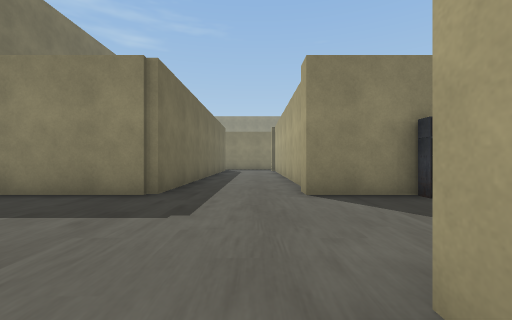
[1] (above)

24 first-person views from a walk through a 3-D level made in the Unity game engine. The camera is 1.2 m above the floor, looks level and sees 90° across. The floor is counted in squares, 2 m on a side. Each view is taken from the middle of a square. On the plan, view 1 faces up. The plan holds only what a view shows up to about 9 squares ahead; the rest is blank. The place goes on beyond the plan. The player character is not drawn. Some surface patterns are stand-ins.

[2]
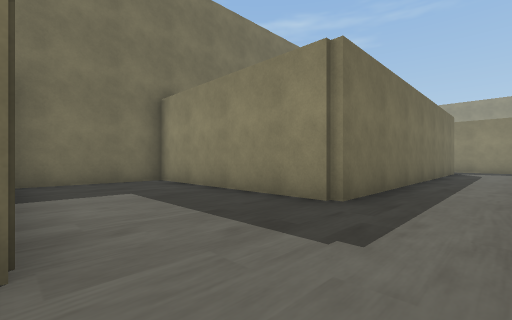

[3]
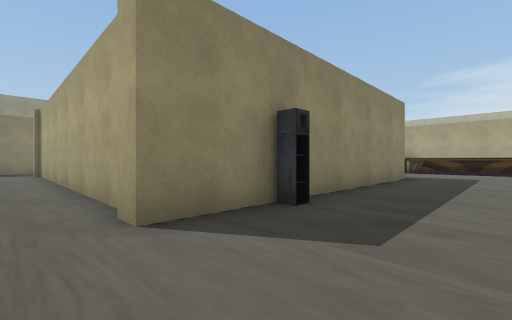

[4]
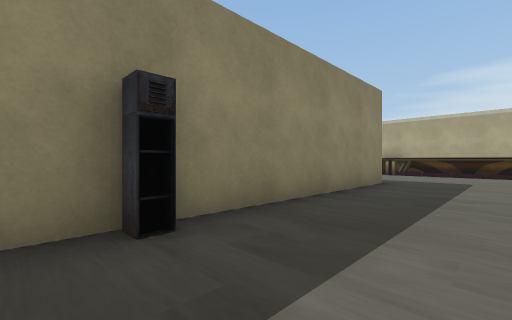

[5]
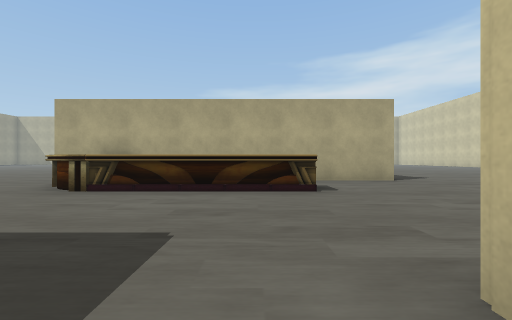

[6]
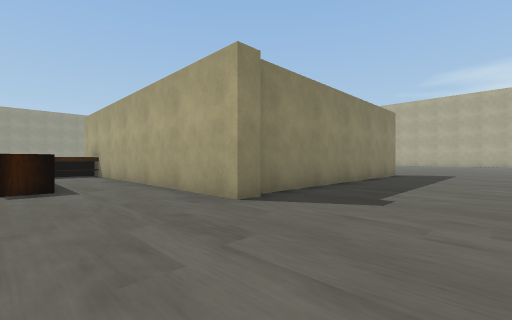

[7]
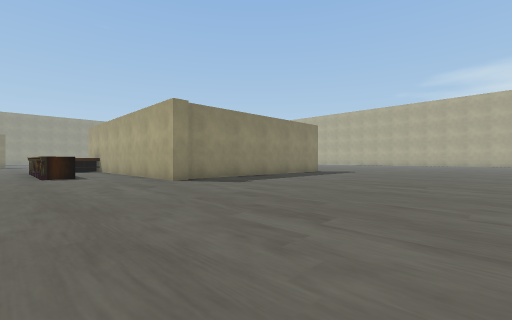

[8]
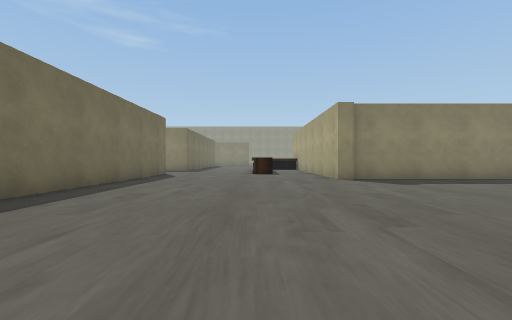

[9]
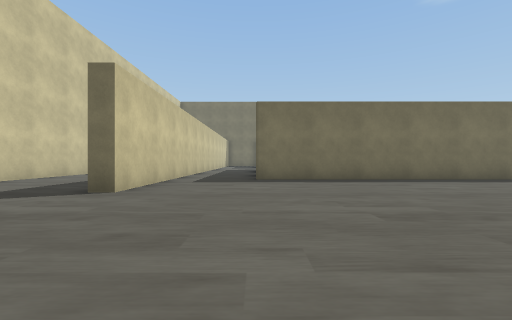

[10]
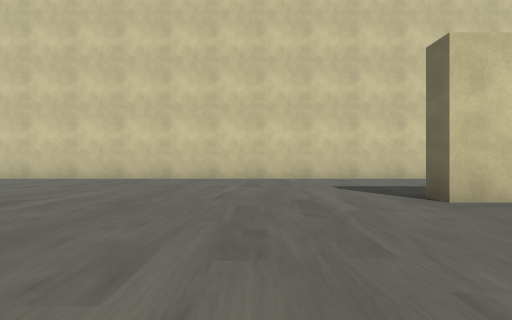

[11]
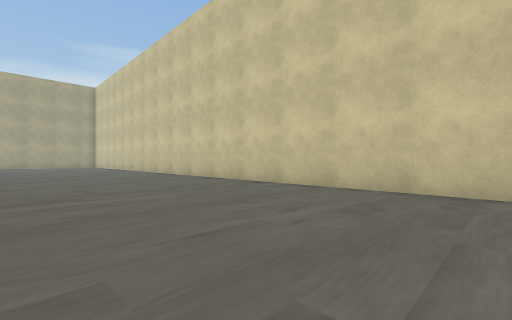

[12]
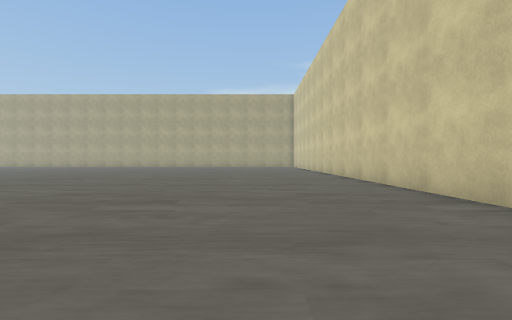

[13]
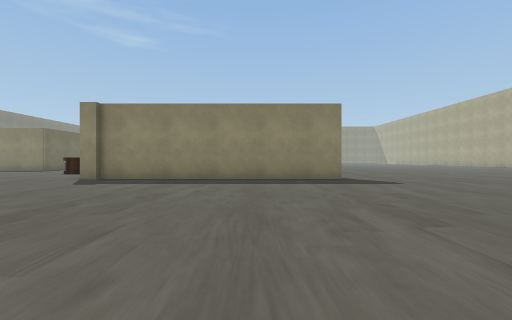

[14]
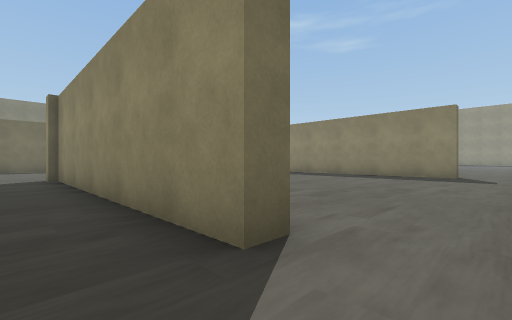

[15]
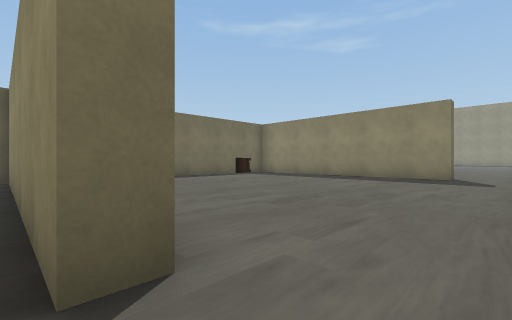

[16]
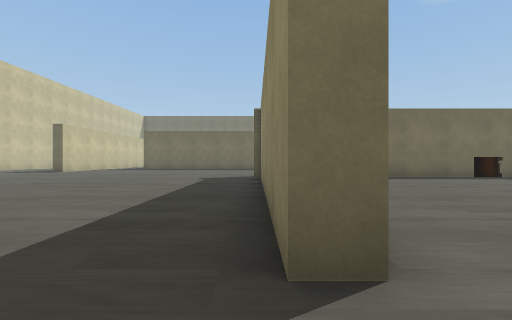

[17]
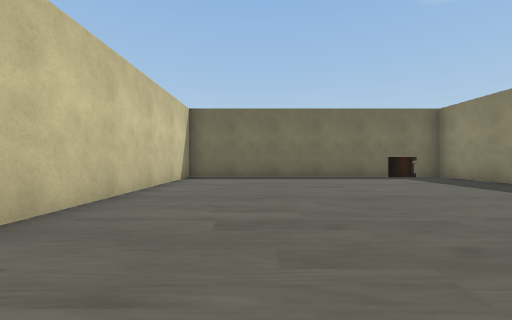

[18]
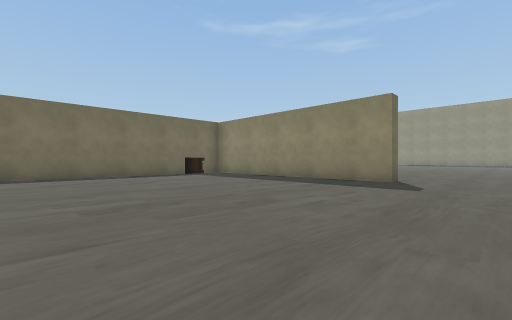

[19]
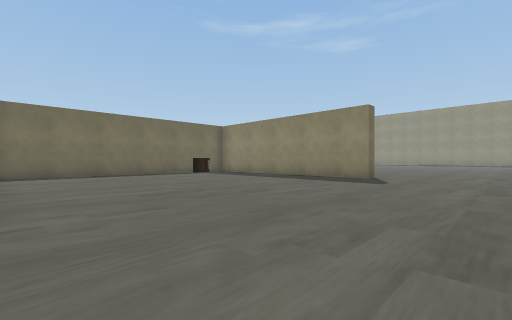

[20]
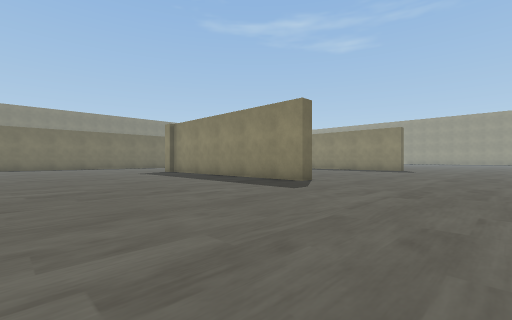

[21]
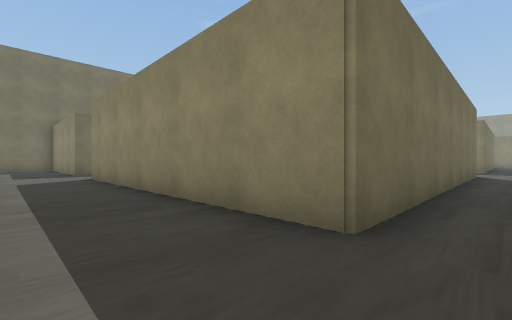

[22]
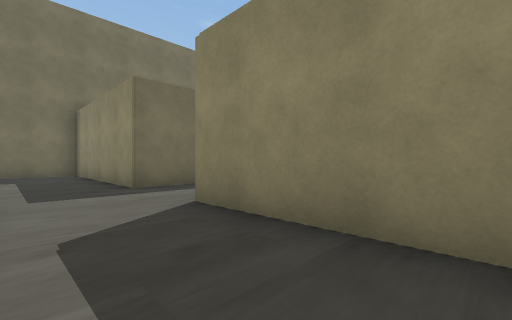

[23]
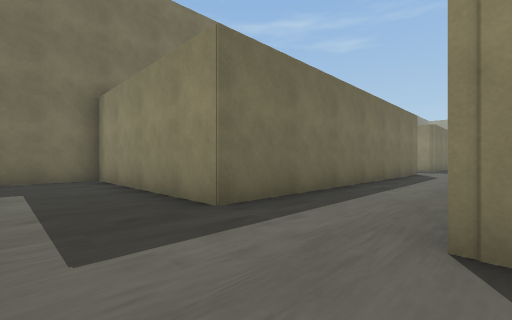

[24]
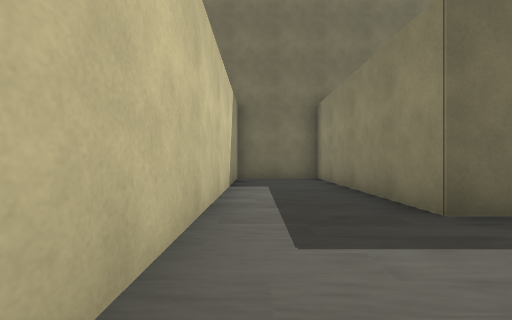

### Floor plan
Points are (right, up) in squares from view 1. A wall is a line through its corners. A room is listed if a view was taken in it or the views show most of it. See-through windows are left out.
Room 1 (views 1, 2, 3, 4, 5, 6, 7, 8, 9, 10, 11, 12, 13, 14, 15, 16, 17, 18, 19, 20, 21, 22, 23, 24)
walls: (16.1, -2.1) (15.5, -2.1) (15.5, 8); (13.7, 0.8) (13, 0.8) (13, 5.2); (12.7, 1) (13.1, 1.4); (9.1, 0.6) (9.1, -9) (0.6, -9); (12.8, 5.5) (13, 6); (8, -11.6) (12.3, -11.6) (12.3, -12.1); (9, 4.4) (0.7, 4.4) (0.7, 5); (23.7, -1.2) (23.7, -1.8) (16, -1.8); (18.6, 7.4) (16, 7.4) (16, -1.3) (22.8, -1.3); (8, -16.2) (28, -16.2); (0.7, 0.6) (0.7, 1.1); (23.7, 8) (23.7, 7.4) (20.6, 7.4); (-1.7, -1) (-1.7, -9) (-7.4, -9) (-7.4, -11.6) (0.5, -11.6); (1, 5.4) (1, 10.5); (-1.7, 10.5) (-1.7, 4.4) (-7.4, 4.4) (-7.4, 1.1)
objects: locker (3, 4); other object (14, 6) to (15, 6)

Positions as (right, up) in squares from view 1, and headings:
1: (0, 0), facing up
2: (0, 1), facing up-left
3: (0, 2), facing up-right
4: (2, 2), facing up-right
5: (8, 2), facing right
6: (13, -5), facing up-right
7: (12, -9), facing up-right
8: (13, -10), facing up
9: (17, -9), facing left
10: (15, -8), facing down
11: (18, -11), facing down-right
12: (19, -13), facing right
13: (21, -10), facing up
14: (25, -3), facing up-left
15: (25, -2), facing up-left
16: (25, -2), facing left
17: (25, 1), facing left
18: (26, 0), facing up-left
19: (27, -1), facing up-left
20: (28, -8), facing up-left
21: (10, -11), facing up-left
22: (4, -11), facing up-left
23: (1, -11), facing up-left
24: (1, -11), facing left
